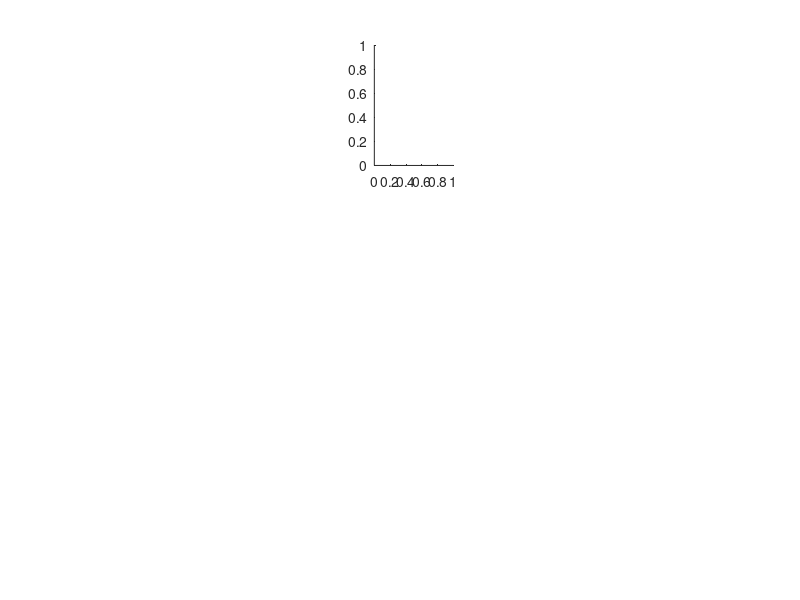

Write the MATLAB code that produced this figure. (Note: this script raises an error after producing the figure.)
% Evaluation of fringe filtering

% 5 original fringes, which are E00, E11, E22, E33, E44
% 5 filtered fringes, which are F0, F1, F2, F3, F4

% Plot original fringes
figure
subplot(3,5,3)
imshow(E00,[0,0.05])
subplot(3,5,1)
imshow(E11,[0,0.05])
subplot(3,5,2)
imshow(E22,[0,0.05])
subplot(3,5,4)
imshow(E33,[0,0.05])
subplot(3,5,5)
imshow(E44,[0,0.05])

hold on

% Plot filtered fringes
subplot(3,5,8)
imshow(F0,[0,0.05])
subplot(3,5,6)
imshow(F1,[0,0.05])
subplot(3,5,7)
imshow(F2,[0,0.05])
subplot(3,5,9)
imshow(F3,[0,0.05])
subplot(3,5,10)
imshow(F4,[0,0.05])

% Plot residual fringes
subplot(3,5,13)
imshow(E00-F0,[0,0.05])
subplot(3,5,11)
imshow(E11-F1,[0,0.05])
subplot(3,5,12)
imshow(E22-F2,[0,0.05])
subplot(3,5,14)
imshow(E33-F3,[0,0.05])
subplot(3,5,15)
imshow(E44-F4,[0,0.05])


% A line of pixels
EP=E00(512,:);
FP=F0(512,:);
pixel=L:R;
figure
plot(pixel,EP,'r',pixel,FP,'b','LineWidth',3)
Res=(EP-FP);
hold on
plot(pixel, Res)
title('Analisis distribusi intensitas perhitungan frinji');
xlabel('pixel');
ylabel('Intensity/arbitary units');
legend('Original','Gaussian','Residual')

